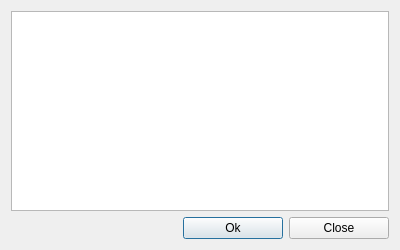
<?xml version="1.0" encoding="UTF-8"?>
<ui version="4.0">
 <class>FontManagerDialog</class>
 <widget class="QDialog" name="FontManagerDialog">
  <property name="windowModality">
   <enum>Qt::NonModal</enum>
  </property>
  <property name="geometry">
   <rect>
    <x>0</x>
    <y>0</y>
    <width>400</width>
    <height>250</height>
   </rect>
  </property>
  <property name="minimumSize">
   <size>
    <width>400</width>
    <height>250</height>
   </size>
  </property>
  <property name="maximumSize">
   <size>
    <width>400</width>
    <height>250</height>
   </size>
  </property>
  <property name="windowTitle">
   <string>Fonts</string>
  </property>
  <property name="modal">
   <bool>true</bool>
  </property>
  <layout class="QGridLayout" name="gridLayout">
   <item row="0" column="0" colspan="3">
    <widget class="QTableView" name="fontsTableView"/>
   </item>
   <item row="1" column="0">
    <spacer name="horizontalSpacer">
     <property name="orientation">
      <enum>Qt::Horizontal</enum>
     </property>
     <property name="sizeHint" stdset="0">
      <size>
       <width>40</width>
       <height>20</height>
      </size>
     </property>
    </spacer>
   </item>
   <item row="1" column="1">
    <widget class="QPushButton" name="okButton">
     <property name="minimumSize">
      <size>
       <width>100</width>
       <height>0</height>
      </size>
     </property>
     <property name="maximumSize">
      <size>
       <width>100</width>
       <height>16777215</height>
      </size>
     </property>
     <property name="text">
      <string>Ok</string>
     </property>
    </widget>
   </item>
   <item row="1" column="2">
    <widget class="QPushButton" name="closeButton">
     <property name="minimumSize">
      <size>
       <width>100</width>
       <height>0</height>
      </size>
     </property>
     <property name="maximumSize">
      <size>
       <width>100</width>
       <height>16777215</height>
      </size>
     </property>
     <property name="text">
      <string>Close</string>
     </property>
    </widget>
   </item>
  </layout>
 </widget>
 <resources/>
 <connections/>
</ui>
